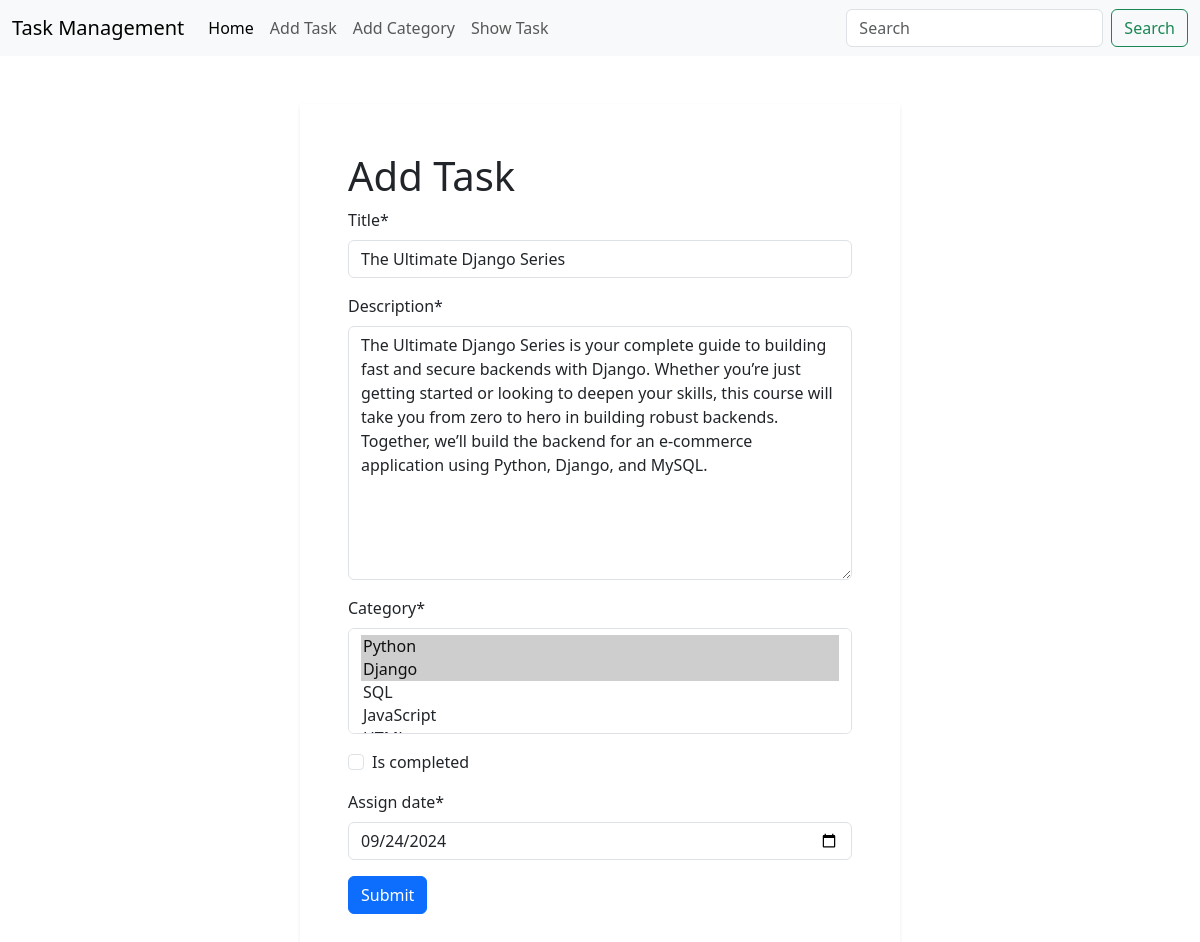
The app's page /task/edit/2 with its own data.
### tasks/models.py (models this page shows, shortened)
class Task(models.Model):
    title = models.CharField(max_length=100)
    description = models.TextField()
    category = models.ManyToManyField(Category)
    is_completed = models.BooleanField(default=False)
    assign_date = models.DateField()

### tasks/views.py (the view)
# urls.py: path('edit/<int:id>', views.edit_task, name='edit_task' ),
def edit_task(request, id):
    task = Task.objects.get(pk=id)
    task_form = TaskForm(instance=task)
    if request.method == "POST":
        task_form = TaskForm(request.POST, instance=task)
        if task_form.is_valid():
            task_form.save()
            return redirect('show_task')
    return render(request, './tasks/add_task.html', {'form' : task_form})

### tasks/forms.py
class TaskForm(forms.ModelForm):
    class Meta:
        model = Task
        fields = '__all__'
        widgets = {'category' : forms.SelectMultiple(), 'assign_date' : forms.DateInput(attrs={'type': 'date'})}

### categorys/models.py (called while the page is built)
    def __str__(self):
        return self.name

### tasks/templates/tasks/add_task.html (shortened to what this page needs)
{% extends "base.html" %}
{% load crispy_forms_tags %}
{% block content %}
<div class="w-50 m-auto p-5 my-5 shadow-sm">
    <h1>Add Task</h1>
    <form method="post">
        {{form|crispy}}
        <button type="submit" class="btn btn-primary">Submit</button>
    </form>
</div>
{% endblock content %}

### records on screen
Task: title "The Ultimate Django Series", description "The Ultimate Django Series is your complete guide to building fast and secure backends with Django. Whether you’re just getting started or looking to deepen your skills, this course will take you from zero to hero in building robust backends. Together, we’ll build the backend for an e-commerce application using Python, Django, and MySQL.", assign_date "09/24/2024"
